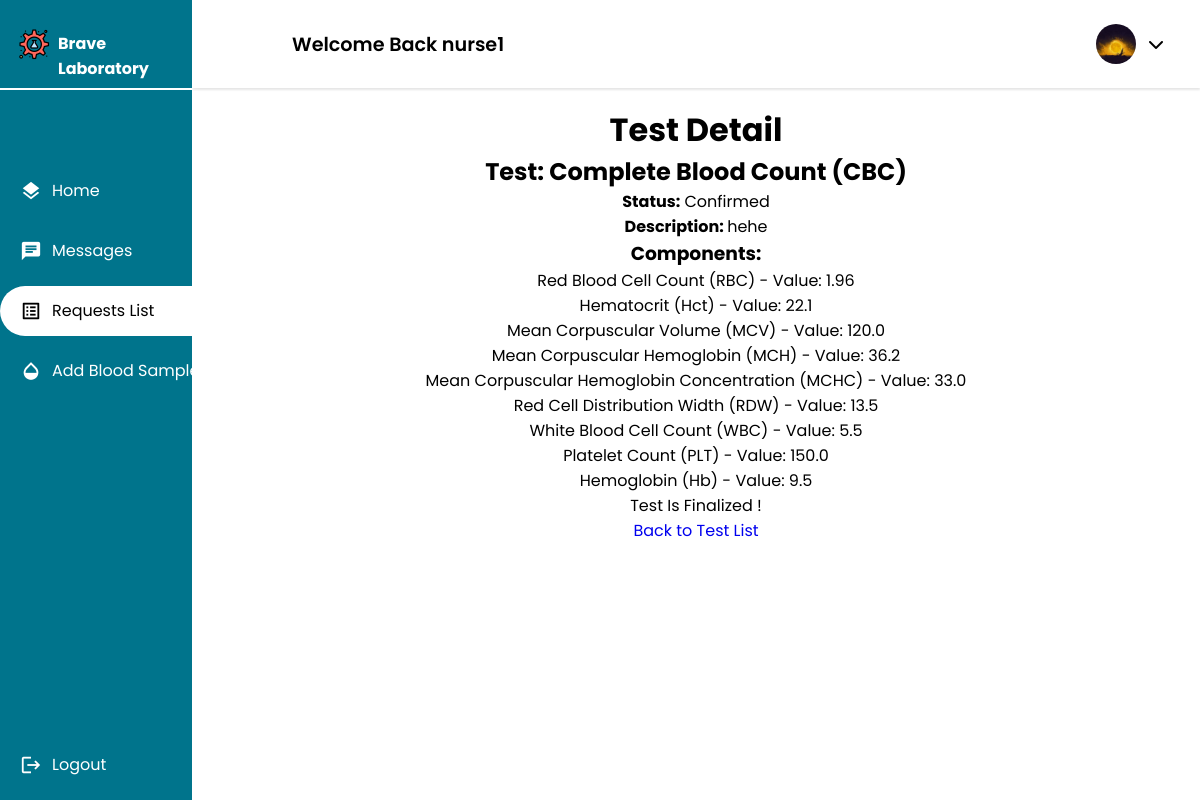
Screenshot of /nurse/requests/1/tests/131/detail/ (signed in) with the database file from the repository.
### nurse/models.py (models this page shows, shortened)
class Nurse(models.Model):
    GENDERS =[
        ('M','Male'),
        ('F','Female')
    ]
    user = models.OneToOneField(User, primary_key = True, on_delete=models.CASCADE)
    phone_number = models.CharField(max_length=10,validators=[phone_regex])
    gender = models.CharField(max_length = 1 ,choices = GENDERS)
    address = models.CharField(max_length=50)
    profile_pic = models.ImageField(default="default.png", upload_to="profile_pics")
    date_of_birth = models.DateField(default='2003-03-08')
    class Meta():
        db_table = 'auth_nurse'

### main_home/models.py (models this page shows, shortened)
class Test(models.Model):
    test_offered = models.ForeignKey(TestOffered,on_delete=models.CASCADE)
    components = models.ManyToManyField(Component,blank=True)
    value = models.CharField(max_length=100,blank=True,null=True)
    description = models.CharField(max_length=500, null=True, blank=True)
    confirmed = models.BooleanField(default=False)
    class Meta:
            db_table = 'test'
            verbose_name_plural = 'Tests Preformed'

class TestOffered(models.Model):
    name = models.CharField(max_length=50,unique=True)
    price = models.DecimalField(max_digits=10, decimal_places=2)
    class Meta:
        db_table = 'test_offered'
        verbose_name_plural = 'Offered Tests'

class Component(models.Model):
    info = models.ForeignKey(ComponentInformation, on_delete=models.CASCADE)
    value = models.FloatField(null=True,blank=True)
    class Meta:
        db_table = 'component'

class ComponentInformation(models.Model):
    name = models.CharField(max_length=50, unique=True)
    unit = models.CharField(max_length=45, null=True, blank=True)
    low_male_range = models.FloatField(null=True, blank=True)
    high_male_range = models.FloatField(null=True, blank=True)
    low_female_range = models.FloatField(null=True, blank=True)
    high_female_range = models.FloatField(null=True, blank=True)
    class Meta:
            db_table = 'component_info'
            verbose_name_plural = 'Component Info'

### nurse/views.py (the view)
# urls.py: path("requests/<int:analysis_request_id>/tests/<int:test_id>/detail/",views.request_test_detail,name="request_test_detail"),
@login_required
@permission_required('nurse.view_nurse', raise_exception=True)
def request_test_detail(request, analysis_request_id, test_id):
    analysis_request = AnalysisRequest.objects.get(id=analysis_request_id)
    test = Test.objects.get(id=test_id)
    context = {
        'analysis_request': analysis_request,
        'test': test
    }
    return render(request,'nurse/request/test/request_test_detail.html', context)

### nurse/templates/nurse/request/test/request_test_detail.html
{% extends 'nurse/nurse.html' %}
{% load static %}
{% block main %}
<div class="Container">
    <h1>Test Detail</h1>
    <h2>Test: {{ test.test_offered.name }}</h2>
    <p><strong>Status:</strong> {% if test.confirmed %}Confirmed{% else %}Not Confirmed{% endif %}</p>
    <p><strong>Description: </strong>{{ test.description }}</p>
    <h3>Components:</h3>
    <ul>
        {% for component in test.components.all %}
            <li>{{ component.info.name }} - Value: {{ component.value }}</li>
        {% endfor %}
    </ul>
    {% if not test.confirmed %}
    <a href="{% url 'request_test_add_component' analysis_request_id=analysis_request.id test_id=test.id %}" >Add Component</a>
    <a href="{% url 'request_test_finalize' analysis_request_id=analysis_request.id test_id=test.id %}" >Finalize Test</a>
    {% else %}
    <p>Test Is Finalized !</p>
    {% endif %}
    <a href="{% url 'request_test_list' analysis_request_id=analysis_request.id %}" >Back to Test List</a>
</div>
{% endblock main %}

### main_home/templates/main_home/actors_base.html (shortened to what this page needs)
{% extends 'main_home/base.html' %}
{% load static %}
{% block css %}
        <link rel="stylesheet" href="https://cdnjs.cloudflare.com/ajax/libs/font-awesome/6.4.0/css/all.min.css">
        <link rel="stylesheet" href="{% static 'css/actors.css' %}" />
{% endblock css %}
{% block content %}
    <div class="container">
        <header>
            <div class="wlc">
                <h1>Welcome Back {{user.username}}</h1>
            </div>
            <div class="Left">
                <ul class="DROPS">
                    {% if user.groups.first.name == 'client' %}
                    {% comment %} <li><a href="#"><span class="material-icons notifications">notifications</span></a></li> {% endcomment %}
                    <li class="profile-header"><a class="profile-pic-container" onclick="showElement()"><img class="profile-pic" alt="profile_pic" src="{{ user.client.profile_pic.url }}"></img><i class="fa-solid fa-chevron-down"></i></a>
                    <ul id="myElement">
                    <a href="{% url 'profile_update' %}" class="drop-down"><li><span class="material-icons">person</span>Profile</li></a>
                    <a href="{% url 'profile_settings' %}" class="drop-down"><li><span class="material-icons">settings</span>Settings</li></a>
                    <a href="{% url 'profile_help' %}" class="drop-down"><li><span class="material-icons">help</span>Help</li></a>
                    <a href="{% url 'profile_contact' %}" class="drop-down"><li><span class="material-icons">call</span>Contact</li></a>
                    {% elif user.groups.first.name == 'nurse' %}
                    <li class="profile-header"><a class="profile-pic-container" onclick="showElement()"><img class="profile-pic" alt="profile_pic" src="{{ user.nurse.profile_pic.url }}"></img><i class="fa-solid fa-chevron-down"></i></a>
                    {% endif %}
                        </li>
                    </ul>
                </div>
        </header>
        <div class="Main">
            {% block main %}{% endblock main %}
        </div>
    </div>
    <div class="nav-header">
        <a class="logo" href="{% url user.groups.first.name %}">
            <img alt='logo' src="{% static 'img/logo.png' %}">
            <span><strong>Brave Laboratory</strong></span>
        </a>
    </div>
    <nav>
        <ul>
            {% block sidebar %}{% endblock sidebar %}
            <li class="end">
                <a href='{% url 'logout' %}'>
                    <span class="material-icons emoji">logout</span>
                    <span class="nav-item">Logout</span>
                </a>
            </li>
        </ul>
    </nav>
{% endblock content %}

### static/css/actors.css (style rules this page uses)
* { font-family: 'Poppins', sans-serif; margin: 0; padding: 0; }
body { background-color: #fff; }
ul { list-style-type: none; }
.container { text-align: center; float: right; width: 100%; height: 90vh; }
header { position: fixed; top: 0; left: 0; right: 0; z-index: 1; width: 84vw; height: 11vh; background-color: rgb(255, 255, 255); display: flex; align-items: center; justify-content: space-between; margin-left: auto; box-shadow: 0px 2px 2px rgba(0, 0, 0, 0.1); }
.Main { display: flex; justify-content: center; margin-top: 11vh; margin-left: 16vw; padding-top: 1.5%; padding-bottom: 1.5%; }
.Container { font-size: 16px; width:100%; height: 100%; margin: 0 20px; border-radius: 20px; background-color: white; padding-left: 20px; padding-right: 20px; }
.wlc { margin-left: 100px; }
.wlc h1 { font-size: 1.2rem; }
.Left { float: right; display: flex; align-items: center; flex-direction: row; justify-content: space-between; gap: 40px; margin-right: 15px; }
.DROPS { display: flex; align-items: center; justify-content: center; flex-direction: row; gap: 50px; }
.DROPS a { width: auto; height: auto; padding: 50px; text-decoration: none; color: black; padding: 1px; }
.DROPS li { padding: 20px; list-style: none; }
.DROPS .profile-header { width: auto; border-radius: 30px; height: 20px; display: flex; justify-content: center; align-items: center; cursor: pointer; }
.nav-header { position: fixed; left: 0; z-index: 1; top: 0; bottom: 89vh; background-color: #00748c ; width: 16vw; height: 11vh; overflow: hidden; box-shadow: 0px 4px 4px rgb(255, 255, 255); }
.nav-header a { position: relative; color: white; padding-left: 18px; width: 15vw; }
nav { position: fixed; left: 0; z-index: 1; top: 11.2vh; bottom: 0; background-color: #00748c; width: 16vw; overflow: hidden; }
.logo { display: flex; transition: all 0.5s ease; margin-top: 3.5vh; padding-right: 0 !important; width: 100%; gap: 8px; }
.logo span { font-size: 1rem; padding-top: 3px; }
.logo img { height: 32px; }
nav a { position: relative; color: white; display: table; padding-left: 20px; padding-right: 30px; width: 15vw; }
nav .material-icons { position: relative; top: 14px; font-size: 22px !important; }
nav ul { margin-top: 40%; }
.nav-item { position: relative; top: 8px; margin-left: 10px; }
nav ul li { transition: 0.4s; width: auto; margin-bottom: 10px; }
.end { position: fixed; bottom: 0; transition: 0.4s; width: auto; margin-bottom: 10px; }
nav ul li::after { content: ''; display: block; position: relative; left: 0; width: 5px; height: 100%; }
.profile-pic { width: 40px; height: 40px; border-radius: 50%; cursor: pointer; object-fit: cover; }
header h1 { font-weight: 600; }
a { text-decoration: none; }
nav a { height: 50px; }
.profile-pic-container { display: flex; justify-content: center; align-items: center; gap: 12px; }
.profile-pic-container i { cursor: pointer !important; }

### rows the page displays
Test: test_offered.name "Complete Blood Count (CBC)", description "hehe"
Component: info.name "Red Blood Cell Count (RBC)", value "1.96"
Component: info.name "Hematocrit (Hct)", value "22.1"
Component: info.name "Mean Corpuscular Volume (MCV)", value "120.0"
Component: info.name "Mean Corpuscular Hemoglobin (MCH)", value "36.2"
Component: info.name "Mean Corpuscular Hemoglobin Concentration (MCHC)", value "33.0"
Component: info.name "Red Cell Distribution Width (RDW)", value "13.5"
Component: info.name "White Blood Cell Count (WBC)", value "5.5"
Component: info.name "Platelet Count (PLT)", value "150.0"
Component: info.name "Hemoglobin (Hb)", value "9.5"

### other values shown
{{ user.username }} "nurse1"
